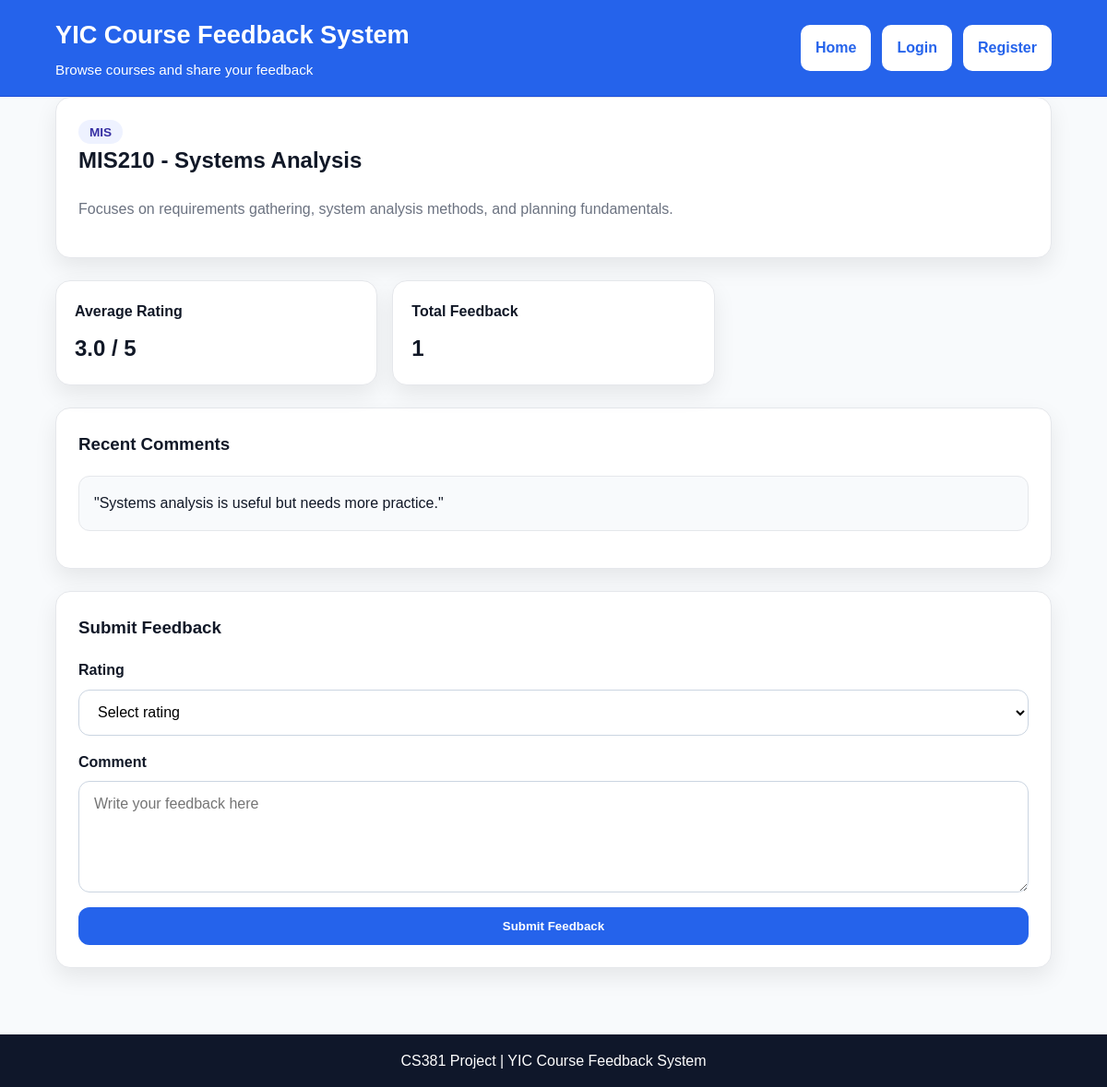
The page /course-details.php?id=4 on the database its author committed.
### tables this page shows
CREATE TABLE `courses` (
  `id` int(11) NOT NULL,
  `course_code` varchar(20) NOT NULL,
  `course_name` varchar(100) NOT NULL,
  `major` varchar(50) NOT NULL,
  `description` text NOT NULL
);

CREATE TABLE `feedback` (
  `id` int(11) NOT NULL,
  `user_id` int(11) NOT NULL,
  `course_id` int(11) NOT NULL,
  `rating` int(11) NOT NULL,
  `comment` text NOT NULL
);

### course-details.php (the view, shortened to what this page needs)
<?php
require_once "includes/db.php";
$course_id = $_GET['id'] ?? 1;
$stmt = $pdo->prepare("SELECT * FROM courses WHERE id = :id");
$stmt->execute([':id' => $course_id]);
$course = $stmt->fetch();
$stmt = $pdo->prepare("SELECT AVG(rating) AS average_rating, COUNT(*) AS total_feedback FROM feedback WHERE course_id = :course_id");
$stmt->execute([':course_id' => $course_id]);
$stats = $stmt->fetch();
$averageRating = $stats['average_rating'] ? number_format($stats['average_rating'], 1) : "Not rated";
$totalFeedback = $stats['total_feedback'];
$stmt = $pdo->prepare("SELECT comment FROM feedback WHERE course_id = :course_id ORDER BY id DESC LIMIT 3");
$stmt->execute([':course_id' => $course_id]);
$comments = $stmt->fetchAll();
?>
<!DOCTYPE html>
<html lang="en">
<head>
  <link rel="stylesheet" href="css/style.css">
</head>
<body>
  <header class="site-header">
    <div class="container header-content">
      <div class="brand">
        <h1>YIC Course Feedback System</h1>
        <p>Browse courses and share your feedback</p>
      </div>
      <nav class="main-nav">
        <a href="index.php">Home</a>
        <a href="login.php">Login</a>
        <a href="register.php" class="register-btn">Register</a>
      </nav>
    </div>
  </header>
  <main class="page-section">
    <div class="container">
      <section class="detail-card">
        <div class="detail-header">
          <div>
            <span class="course-major"><?php echo htmlspecialchars($course['major']); ?></span>
            <h2><?php echo htmlspecialchars($course['course_code']); ?> - <?php echo htmlspecialchars($course['course_name']); ?></h2>
            <p class="detail-description">
              <?php echo htmlspecialchars($course['description']); ?>
            </p>
          </div>
        </div>
      </section>
      <section class="stats-grid">
        <div class="stat-card">
          <h3>Average Rating</h3>
          <p><?php echo $averageRating; ?> / 5</p>
        </div>
        <div class="stat-card">
          <h3>Total Feedback</h3>
          <p><?php echo $totalFeedback; ?></p>
        </div>
      </section>
      <section class="detail-card">
        <h3>Recent Comments</h3>
        <?php if (count($comments) > 0): ?>
          <?php foreach ($comments as $comment): ?>
            <div class="comment-box">
              <p>"<?php echo htmlspecialchars($comment['comment']); ?>"</p>
            </div>
          <?php endforeach; ?>
        <?php else: ?>
          <div class="comment-box">
            <p>No comments yet.</p>
          </div>
        <?php endif; ?>
      </section>
      <section class="detail-card">
        <h3>Submit Feedback</h3>
        <form method="POST" class="form-layout">
          <div class="form-group">
            <label for="rating">Rating</label>
            <select id="rating" name="rating">
              <option value="">Select rating</option>
            </select>
          </div>
          <div class="form-group">
            <label for="comment">Comment</label>
            <textarea id="comment" name="comment" rows="5" placeholder="Write your feedback here"></textarea>
          </div>
          <button type="submit" class="btn btn-primary">Submit Feedback</button>
        </form>
      </section>
    </div>
  </main>
  <footer class="site-footer">
    <div class="container">
      <p>CS381 Project | YIC Course Feedback System</p>
    </div>
  </footer>
</body>
</html>

### css/style.css (style rules this page uses)
*, *::before, *::after { box-sizing: border-box; }
:root { --primary-color: #2563eb; --primary-dark: #1d4ed8; --text-color: #111827; --muted-color: #6b7280; --background-color: #f8fafc; --white-color: #ffffff; --border-color: #e5e7eb; --soft-indigo: #eef2ff; --shadow: 0 10px 25px rgba(0, 0, 0, 0.08); --radius: 16px; }
body { margin: 0; font-family: Arial, sans-serif; background-color: var(--background-color); color: var(--text-color); line-height: 1.6; }
a { text-decoration: none; }
.container { width: 90%; max-width: 1150px; margin: 0 auto; }
.site-header { background-color: var(--primary-color); border-bottom: 1px solid var(--primary-dark); position: sticky; top: 0; z-index: 100; }
.header-content { min-height: 80px; display: flex; flex-direction: column; justify-content: center; gap: 1rem; padding: 1rem 0; }
.brand h1 { margin: 0; font-size: 1.7rem; color: var(--white-color); }
.brand p { margin: 0.25rem 0 0; color: var(--white-color); font-size: 0.95rem; }
.main-nav { display: flex; flex-wrap: wrap; gap: 0.75rem; }
.main-nav a { background-color: var(--white-color); color: var(--primary-color); padding: 0.75rem 1rem; border-radius: 10px; font-weight: 600; transition: 0.3s ease; }
.main-nav .register-btn { background-color: var(--white-color); color: var(--primary-color); }
.form-group { display: flex; flex-direction: column; }
.form-group label { margin-bottom: 0.5rem; font-weight: bold; }
.form-group input, .form-group select, .form-layout input, .form-layout select, .form-layout textarea { padding: 0.9rem 1rem; border: 1px solid #cbd5e1; border-radius: 12px; font-size: 1rem; background-color: var(--white-color); font-family: Arial, sans-serif; }
.form-layout textarea { resize: vertical; }
.courses-section, .page-section { padding-bottom: 3rem; }
.course-major { background-color: var(--soft-indigo); color: #3730a3; padding: 0.35rem 0.75rem; border-radius: 999px; font-size: 0.85rem; font-weight: 600; }
.btn { display: inline-block; padding: 0.8rem 1rem; border-radius: 12px; font-weight: bold; transition: 0.3s ease; border: none; cursor: pointer; }
.btn-primary { background-color: var(--primary-color); color: var(--white-color); }
.site-footer { background-color: #0f172a; color: var(--white-color); text-align: center; padding: 1rem 0; }
.site-footer p { margin: 0; }
.form-card, .detail-card { background-color: var(--white-color); border: 1px solid var(--border-color); border-radius: var(--radius); box-shadow: var(--shadow); padding: 1.5rem; margin-bottom: 1.5rem; }
.form-card h2, .detail-card h2, .detail-card h3 { margin-top: 0; }
.form-card p, .detail-description { color: var(--muted-color); }
.form-layout { display: flex; flex-direction: column; gap: 1rem; }
.stats-grid { display: grid; grid-template-columns: 1fr; gap: 1rem; margin-bottom: 1.5rem; }
.stat-card { background-color: var(--white-color); border: 1px solid var(--border-color); border-radius: var(--radius); box-shadow: var(--shadow); padding: 1.25rem; }
.stat-card h3 { margin: 0 0 0.5rem; font-size: 1rem; }
.stat-card p { margin: 0; font-size: 1.5rem; font-weight: bold; }
.comment-box { background-color: #f8fafc; border: 1px solid var(--border-color); border-radius: 12px; padding: 1rem; margin-bottom: 1rem; }
.comment-box p { margin: 0; color: var(--text-color); }
@media (min-width: 768px) { .header-content { flex-direction: row; justify-content: space-between; align-items: center; } }
@media (min-width: 768px) { .stats-grid { grid-template-columns: repeat(3, 1fr); } }

### rows shown on the page
courses: major "MIS", course_code "MIS210", course_name "Systems Analysis", description "Focuses on requirements gathering, system analysis methods, and planning fundamentals."
feedback: comment "Systems analysis is useful but needs more practice."

### other values the page prints
$averageRating "3.0"
$totalFeedback "1"
